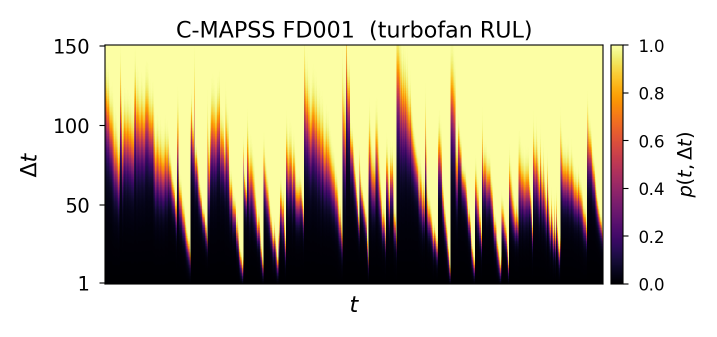
#> input picture paper-neurips/figures/fig1b_FD001.png, 1433 x 673 px, found by its file name (shown at 1/2 size)
$ python fig_hero.py
#> lines starting #> are read from the running program, lines starting #| are printed output that depends on the picture
"""
Figure 1 (Hero): FAM vs foundation models + example probability surfaces.

FIGURE DESIGN
Message: "FAM at 10% labels often beats Chronos-2 at 100% labels across diverse domains"
Type: Two-panel composite -- Cleveland dot plot (a) + probability surface thumbnails (b)
Layout: (a) left ~63% width, (b) right ~37% width, stacked heatmaps
Colors: Okabe-Ito blue (#0072B2) for FAM, orange (#E69F00) for Chronos-2
Size: NeurIPS full width (5.5in wide, 3.15in tall)

Caption: "(a) h-AUROC across 11 datasets in 7 domains. FAM at 10% labels
(open circles) matches or exceeds Chronos-2 at 100% labels (diamonds) on
the majority of comparable datasets. Blue lines connect FAM at full and
reduced labels, showing performance retention. (b) Example predicted
probability surfaces from a single FAM architecture on turbofan
degradation (top) and water infrastructure cyber-attacks (bottom)."
"""

import matplotlib
matplotlib.use("Agg")
import matplotlib.pyplot as plt
import matplotlib.gridspec as gridspec
import numpy as np
from matplotlib.lines import Line2D
from pathlib import Path

# ── rcParams (NeurIPS style) ──────────────────────────────────────────
plt.rcParams.update({
    "font.family": "serif",
    "font.serif": ["Times New Roman", "DejaVu Serif", "Computer Modern Roman"],
    "font.size": 8,
    "mathtext.fontset": "cm",
    "pdf.fonttype": 42,
    "ps.fonttype": 42,
    "axes.labelsize": 9,
    "axes.linewidth": 0.5,
    "axes.spines.top": False,
    "axes.spines.right": False,
    "xtick.labelsize": 7,
    "ytick.labelsize": 7,
    "xtick.direction": "in",
    "ytick.direction": "in",
    "xtick.major.size": 3,
    "ytick.major.size": 3,
    "xtick.major.width": 0.5,
    "ytick.major.width": 0.5,
    "xtick.minor.size": 1.5,
    "ytick.minor.size": 1.5,
    "lines.linewidth": 1.0,
    "lines.markersize": 5,
    "legend.fontsize": 7,
    "legend.frameon": False,
    "legend.handlelength": 1.5,
    "figure.dpi": 150,
    "savefig.dpi": 300,
    "savefig.bbox": "tight",
    "savefig.pad_inches": 0.02,
    "savefig.format": "pdf",
})

# ── Colors (Okabe-Ito) ───────────────────────────────────────────────
C = {
    "blue":       "#0072B2",
    "orange":     "#E69F00",
    "green":      "#009E73",
    "vermillion": "#D55E00",
    "sky_blue":   "#56B4E9",
    "black":      "#000000",
    "grey":       "#888888",
    "light_grey": "#E8E8E8",
}

# ── Data ──────────────────────────────────────────────────────────────
# Sorted by FAM@100% descending. Show datasets where 10% < 100% (honest).
# Omit FD002 (Chr-2 wins), SKAB/BATADAL (10%>100% artifact from CI overlap).
datasets = [
    "ETTm1", "GECCO", "FD001", "MBA",
    "SMD", "SMAP", "PSM",
]
fam_100 = [0.869, 0.819, 0.786, 0.739,
           0.654, 0.598, 0.562]
fam_10  = [0.768, None,  0.772, 0.547,
           0.528, 0.580, 0.519]
chr2    = [None,  0.826, 0.659, 0.451,
           None,  0.534, 0.506]

n = len(datasets)

# ── Figure layout ─────────────────────────────────────────────────────
fig = plt.figure(figsize=(5.5, 2.0))
gs = gridspec.GridSpec(1, 2, width_ratios=[0.55, 0.45], wspace=0.25)

# ══════════════════════════════════════════════════════════════════════
# Panel (a): Cleveland dot plot
# ══════════════════════════════════════════════════════════════════════
ax_a = fig.add_subplot(gs[0])

y_pos = (np.arange(n)[::-1]) * 0.72  # top = index 0, tight spacing

# Light background bands for lifecycle (turbofan) datasets
lifecycle_indices = [datasets.index(d) for d in ["FD001"]]
for idx in lifecycle_indices:
    yp = y_pos[idx]
    ax_a.axhspan(yp - 0.34, yp + 0.34, color="#EDF3F8", zorder=0)

# Light horizontal grid lines
for yp in y_pos:
    ax_a.axhline(yp, color="#ECECEC", linewidth=0.3, zorder=0)

# Chance-level dashed line
ax_a.axvline(0.5, color="#BBBBBB", linewidth=0.5, linestyle=":",
             zorder=1)

# Connecting lines between FAM@100% and FAM@10%
for i in range(n):
    if fam_10[i] is not None:
        ax_a.plot([fam_100[i], fam_10[i]], [y_pos[i], y_pos[i]],
                  color=C["blue"], linewidth=1.0, alpha=0.22, zorder=2,
                  solid_capstyle="round")

# Plot Chronos-2 diamonds
for i in range(n):
    if chr2[i] is not None:
        ax_a.scatter(chr2[i], y_pos[i], marker="D", s=24,
                     color=C["orange"], edgecolor=C["orange"],
                     linewidth=0.5, zorder=3)

# Plot FAM@10% (open circles)
for i in range(n):
    if fam_10[i] is not None:
        ax_a.scatter(fam_10[i], y_pos[i], marker="o", s=26,
                     facecolor="white", edgecolor=C["blue"],
                     linewidth=0.85, zorder=4)

# Plot FAM@100% (filled circles)
ax_a.scatter(fam_100, y_pos, marker="o", s=26,
             color=C["blue"], edgecolor=C["blue"],
             linewidth=0.5, zorder=5)

# GECCO 10% omitted (structural impossibility: zero positive labels in truncated set)

# Y-axis labels with subtle event descriptors
events = [
    "transformer overheating",
    "water contamination",
    "engine failure",
    "cardiac arrhythmia",
    "server fault",
    "spacecraft fault",
    "server fault",
]
ax_a.set_yticks(y_pos)
ax_a.set_yticklabels([])  # clear default labels
for i in range(n):
    ax_a.text(-0.02, y_pos[i] + 0.08, datasets[i],
              transform=ax_a.get_yaxis_transform(),
              fontsize=7, ha="right", va="bottom", fontweight="medium")
    ax_a.text(-0.02, y_pos[i] - 0.08, events[i],
              transform=ax_a.get_yaxis_transform(),
              fontsize=5, ha="right", va="top", color=C["grey"], style="italic")
ax_a.set_xlim(0.32, 0.92)
ax_a.set_ylim(-0.45, y_pos[0] + 0.35)
ax_a.set_xlabel("h-AUROC")

# Panel title
ax_a.text(0.0, 1.03, r"$\bf{(a)}$" + "  h-AUROC across domains",
          transform=ax_a.transAxes, fontsize=7.5, va="bottom")

# Legend -- horizontal below x-axis label
legend_elements = [
    Line2D([0], [0], marker="o", color="w", markerfacecolor=C["blue"],
           markeredgecolor=C["blue"], markersize=4.5, label="FAM (100%)"),
    Line2D([0], [0], marker="o", color="w", markerfacecolor="white",
           markeredgecolor=C["blue"], markersize=4.5, markeredgewidth=0.85,
           label="FAM (10%)"),
    Line2D([0], [0], marker="D", color="w", markerfacecolor=C["orange"],
           markeredgecolor=C["orange"], markersize=4, label="Chronos-2 (100%)"),
]
ax_a.legend(handles=legend_elements, loc="lower right",
            borderpad=0.3, handletextpad=0.3,
            columnspacing=0.8, fontsize=6, frameon=True,
            facecolor="white", edgecolor="none", framealpha=0.9)

# Spine / tick styling
ax_a.spines["left"].set_visible(True)
ax_a.spines["bottom"].set_visible(True)
ax_a.tick_params(axis="y", length=0)

# ══════════════════════════════════════════════════════════════════════
# Panel (b): Pre-rendered probability surface PNGs (dense K=150 horizons)
# ══════════════════════════════════════════════════════════════════════
import matplotlib.image as mpimg

fig_dir = Path("C:/Users/Jonaspetersen/dev/IndustrialJEPA/paper-neurips/figures")
img_fd001 = mpimg.imread(fig_dir / "fig1b_FD001.png")
#> img_fd001 is the input picture: shape (673, 1433, 4) float32; mean R, G, B, A 0.796, 0.763, 0.676, 1
img_mba = mpimg.imread(fig_dir / "fig1b_MBA.png")
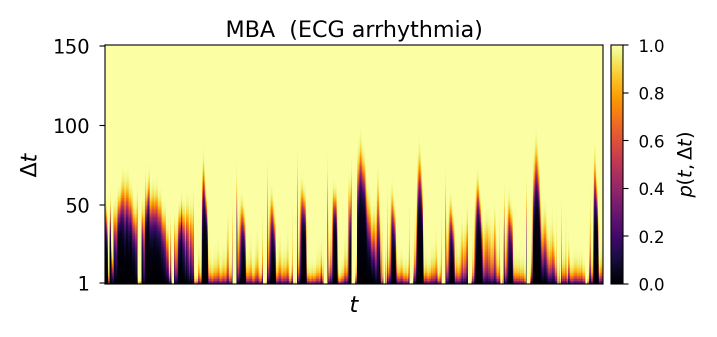
#> input picture paper-neurips/figures/fig1b_MBA.png, 1433 x 673 px, found by its file name (shown at 1/2 size)
#> img_mba is the input picture: shape (673, 1433, 4) float32; mean R, G, B, A 0.927, 0.905, 0.755, 1

# Auto-crop whitespace from PNGs (trim rows/cols that are nearly pure white)
def autocrop(img, tol=0.98):
    """Crop white borders from an RGBA or RGB image array."""
#> called with tol = 0.98
    if img.shape[2] == 4:
        gray = img[:, :, :3].mean(axis=2)
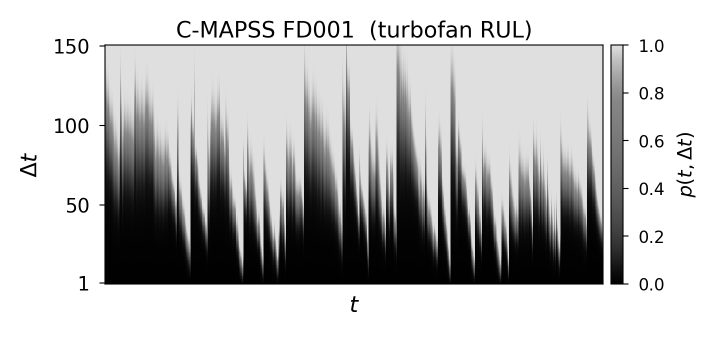
#> gray: shape (673, 1433) float32 (shown at 1/2 size); min 0, max 1, mean 0.744
    else:
        gray = img.mean(axis=2)
    rows = np.any(gray < tol, axis=1)
    cols = np.any(gray < tol, axis=0)
    rmin, rmax = np.where(rows)[0][[0, -1]]
#> rmin = 41; rmax = 623
    cmin, cmax = np.where(cols)[0][[0, -1]]
#> cmin = 40; cmax = 1390
    return img[rmin:rmax+1, cmin:cmax+1]
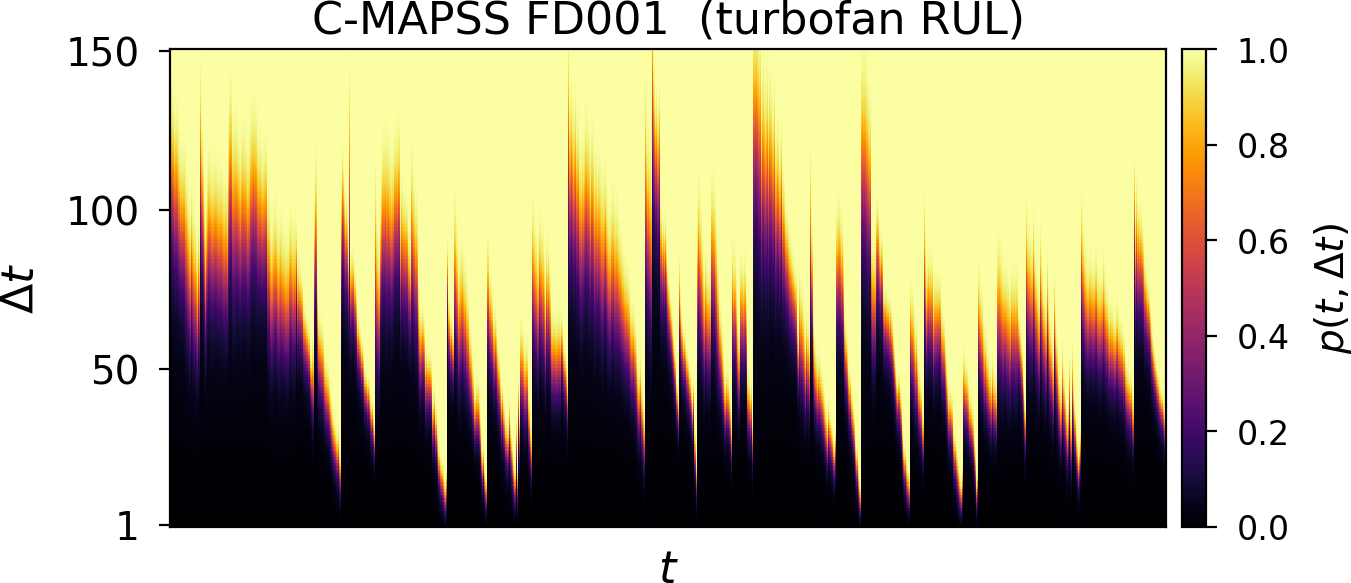
#> returned value: shape (583, 1351, 4) float32; mean of channels 0, 1, 2, 3 0.75, 0.709, 0.602, 1; drawn as R, G, B

img_fd001 = autocrop(img_fd001)
img_mba = autocrop(img_mba)
#> call 2 of autocrop, with tol = 0.98
#> in autocrop (call 2), `gray = img[:, :, :3].mean(axis=2)`:
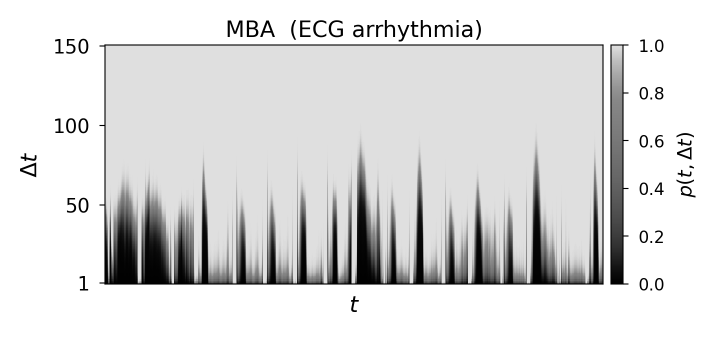
#> gray: shape (673, 1433) float32 (shown at 1/2 size); min 0, max 1, mean 0.86
#> in autocrop (call 2), `rmin, rmax = np.where(rows)[0][[0, -1]]`: rmin = 40
#> in autocrop (call 2), `return img[rmin:rmax+1, cmin:cmax+1]`:
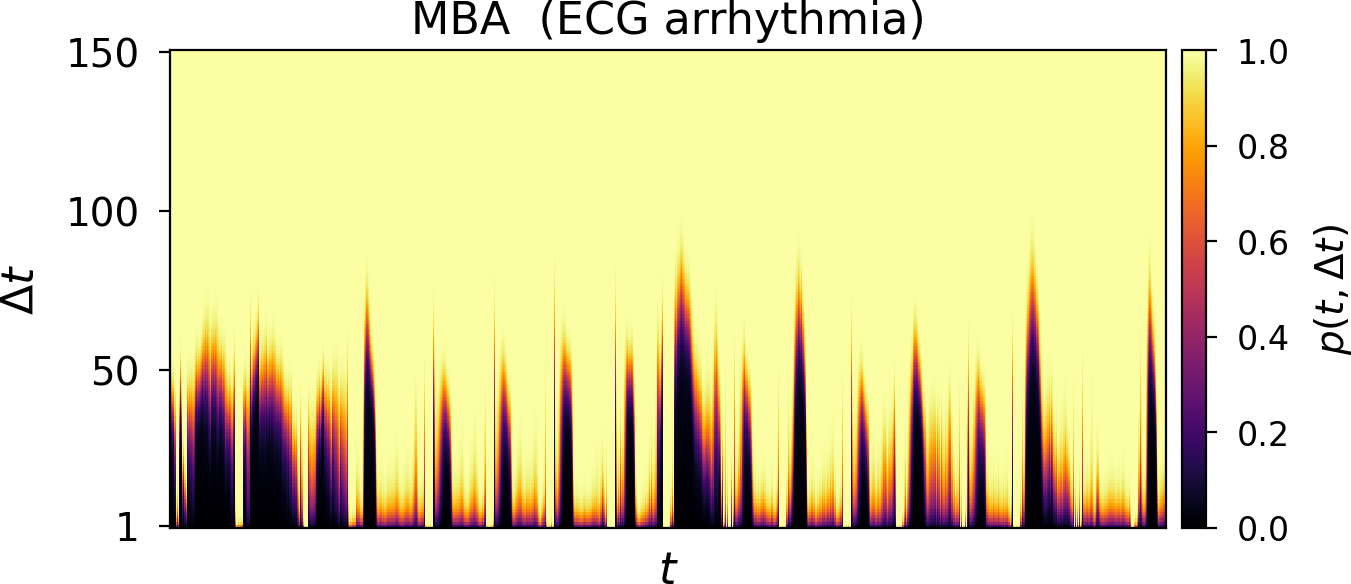
#> returned value: shape (584, 1351, 4) float32; mean of channels 0, 1, 2, 3 0.909, 0.883, 0.7, 1; drawn as R, G, B

gs_b = gridspec.GridSpecFromSubplotSpec(2, 1, subplot_spec=gs[1],
                                        hspace=0.08, height_ratios=[1, 1])

# --- FD001 surface (top) ---
ax_b1 = fig.add_subplot(gs_b[0])
ax_b1.imshow(img_fd001, aspect="auto", interpolation="lanczos")
ax_b1.set_axis_off()

# --- MBA surface (bottom) ---
ax_b2 = fig.add_subplot(gs_b[1])
ax_b2.imshow(img_mba, aspect="auto", interpolation="lanczos")
ax_b2.set_axis_off()

# Panel label for (b)
ax_b1.text(-0.05, 1.10, r"$\bf{(b)}$" + r"  Predicted $p(t, \Delta t)$",
           transform=ax_b1.transAxes, fontsize=8, va="bottom")

# ── Save ──────────────────────────────────────────────────────────────
out_dir = Path("C:/Users/Jonaspetersen/dev/IndustrialJEPA/paper-neurips/figures")
fig.savefig(out_dir / "fig_hero.pdf")
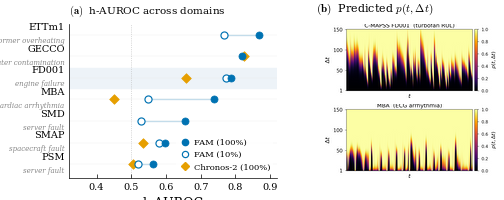
#> figure drawn by matplotlib, 3 panels
print(f"Saved: {out_dir / 'fig_hero.pdf'}")
plt.close(fig)
